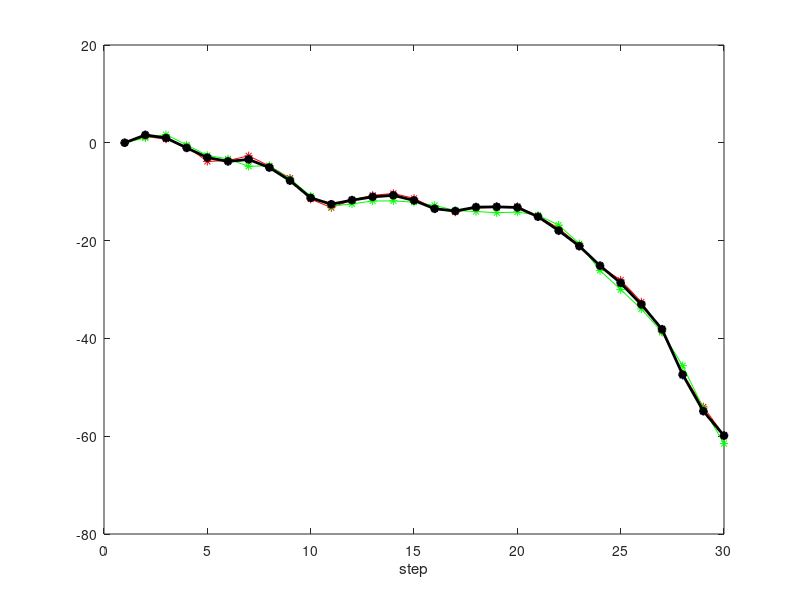

Recreate this plot in MATLAB. (Note: this script raises an error after producing the figure.)
close all
clear
clc
 
%%
Q = [1 0;0 1]; %过程误差，Q矩阵
R = [0.1 0;0 0.1]; %观测误差，R矩阵
A = [1 1;0 1]; %A矩阵
H = [1 0;0 1]; %H矩阵
I = [1 0;0 1]; %单位矩阵
epoch = 30; 
P = [1 0;0 1];
X = ones(epoch, 2); %生成位置和速度矩阵
X(1,:) =  [0 1];  %初始的实际位置和速度（从位置0开始，假定以匀速1运动）
Xa = ones(epoch, 2);  %用a表示头上的小帽子，后验
Xa(1,:) = [0 1];
Xa_ = ones(epoch, 2);  %先验
Xa_(1,:) = [0 1];  %初始化先验
Z = ones(epoch, 2); %测量的位置和速度
Z(1,:) = [0 1]; %初始测量的位置和速度
for k = 2:epoch
    %更新误差
    w1 = normrnd(0,sqrt(Q(1,1))); %位置过程误差
    w2 = normrnd(0,sqrt(Q(2,2))); %速度过程误差
    W = [w1 w2];
    v1 = normrnd(0,sqrt(R(1,1))); %观测位置过程误差
    v2 = normrnd(0,sqrt(R(2,2))); %观测速度过程误差
    V = [v1 v2];
    %更新实际位置、实际速度
    X(k,:) = (A*X(k-1,:)'+ W')';
    %更新测量位置、测量速度
    Z(k,:) = (H*X(k,:)' + V')';
    %预测
    P_ = A*P*A' + Q;
    Xa_(k,:) = (A*Xa(k-1,:)')'; %先验
    %校正
    K = P_*H'*inv((H*P_)*H' + R);
    P = (I -  K*H)*P_;
    Xa(k,:) = (Xa_(k,:)' + K*(Z(k,:)' - H*Xa_(k,:)'))';
end
%通过以下三个值比较平均绝对误差。mae_Xa 小于mae_Xa_和mae_Z，说明融合有效
mae_Xa = sum(abs(Xa(:,1)-X(:,1)));
mae_Xa_ = sum(abs(Xa_(:,1)-X(:,1)));
mae_Z = sum(abs(Z(:,1)-X(:,1)));
plot(1:epoch, X(:,1), 'r*-', 1:epoch, Z(:,1), '-b*', 1:epoch, Xa_(:,1), '-g*', 1:epoch, Xa(:,1), '-k*','LineWidth',2)
 
hold on
xlabel step
ylabel 位置
legend('实际位置', '测量位置', '先验估计位置', '后验估计位置')
%% 某版本  不太可用
% %状态转移矩阵
% F = [1, T, 0, 0; ...
%     0, 1, 0, 0; ...
%     0, 0, 1, T; ...
%     0, 0, 0, 1];
% H = [1, 0, 0, 0; ...
%     0, 0, 1, 0];
% %过程噪声
% B = [T^2 / 2, 0; ...
%     T, 0; ...
%     0, T^2 / 2; ...
%     0, T]; %过程噪声分布矩阵
% v = sigma_u^2; %x方向的过程噪声向量//相当于Q
% V = B * v * B';
% % %观测噪声??
% % W = B * noise_x;
% 
% %------Data initial-------%
% X_real = zeros(4, N);
% X = zeros(4, N);
% 
% Z1 = zeros(2, N);
% X_EKF1 = zeros(4, N);
% % P1 = zeros(4,4,N);
% % K1 = zeros(4,2,N);
% % Hj1 = zeros(2,4,N);
% Z2 = zeros(2, N);
% Z_polar2 = zeros(2, N);
% X_EKF2 = zeros(4, N);
% % P2 = zeros(4,4,N);
% % K2 = zeros(4,2,N);
% % Hj2 = zeros(2,4,N);
% 
% X_CC = zeros(4, N);
% X_BC = zeros(4, N);
% bias = zeros(8, N, M);
% 
% %-------Track Initial-------%
% X_real(:, 1) = [Rx, vx, Ry, vy]'; %x: km,km/s
% 
% X_EKF1(:, 1) = [Rx, 0, Ry, 0];
% X_EKF2(:, 1) = [Rx, 0, Ry, 0];
% X_CC(:, 1) = [Rx, 0, Ry, 0];
% X_BC(:, 1) = [Rx, 0, Ry, 0];
% 
% %Monto-carlo
% for m = 1:M
%     noise_x = randn(2, N) .* sigma_x; %过程噪声
%     noise_z1 = randn(2, N) .* sigma_z; %观测噪声
%     noise_z2 = randn(2, N) .* sigma_z;
% 
%     %构造 真实轨迹X 与 观测轨迹Z
%     for n = 2:N
%         if n == 30
%             X_real(2, n-1) = 1;
%         end
%         X_real(:, n) = F * X_real(:, n-1);
%     end
%     X = X_real + B * noise_x;
%     Z1 = H * X + noise_z1 - [x1, 0; 0, y1] * ones(2, N);
%     Z2 = H * X + noise_z1 - [x2, 0; 0, y2] * ones(2, N);
% 
%     %这里可以写成function的形式
%     P_BC = P1;
%     for n = 2:N
%         x_predict = F * X_EKF1(:, n-1); %状态一步预测
%         p_predict = F * P1 * F' + V; %协方差一步预测
%         S = H * p_predict * H' + R1; %新息协方差
%         K1 = p_predict * H' / S; %增益
%         X_EKF1(:, n) = x_predict + K1 * (Z1(:, n) - H * x_predict + [x1; y1]); %状态更新方程
%         P1 = (eye(4) - K1 * H) * p_predict; %协方差更新方程 %后面一半要不要？
% 
%         x_predict2 = F * X_EKF2(:, n-1); %状态一步预测
%         p_predict2 = F * P2 * F' + V; %协方差一步预测
%         S2 = H * p_predict2 * H' + R2; %新息协方差
%         K2 = p_predict2 * H' / S2; %增益
%         X_EKF2(:, n) = x_predict2 + K2 * (Z2(:, n) - H * x_predict2 + [x2; y2]); %状态更新方程
%         P2 = (eye(4) - K2 * H) * p_predict2; %协方差更新方程 %后面一半要不要？
% 
%         P_CC = inv(inv(P1)+inv(P2));
%         X_CC(:, n) = P_CC * (P1 \ X_EKF1(:, n) + P2 \ X_EKF2(:, n));
% 
%         P_BC = (eye(4) - K2 * H) * F * P_BC * F' * (eye(4) - K1 * H)';
%         X_BC(:, n) = X_EKF2(:, n) + (P2 - P_BC) / (P1 + P2 - 2 * P_BC) * (X_EKF1(:, n) - X_EKF2(:, n));
%     end
% end